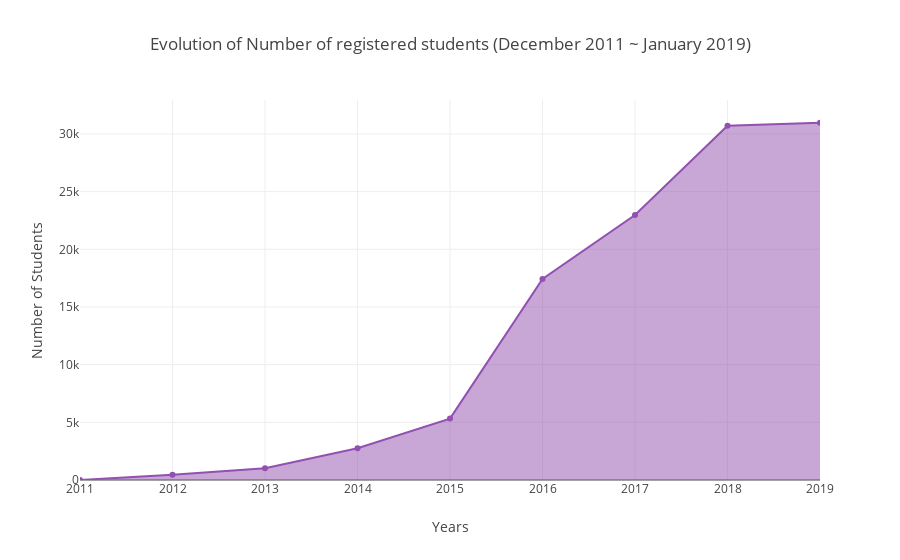

The notebook cell this image was saved under:
### Markdown cell above
![students](https://i.imgur.com/CX2XelQ.jpg)
<span style="float: right;"><a href="https://www.pexels.com/photo/accomplishment-ceremony-education-graduation-267885/">Source</a></span>

### Code cell
students_df = pd.read_csv('../input/students.csv', index_col='students_id', parse_dates=['students_date_joined'])
tag_users_df = pd.read_csv('../input/tag_users.csv')

years = students_df['students_date_joined'].dt.year.unique()
years.sort()
min_date = students_df['students_date_joined'].min()
min_date = min_date.strftime("%B %Y")
max_date = students_df['students_date_joined'].max()
max_date = max_date.strftime("%B %Y")
#print(years)
vals = [len(students_df[students_df['students_date_joined'].dt.year == y]) for y in years] 
for i in range(len(vals)):
    if i > 0:
        vals[i] += vals[i-1]
#print(vals)
fig = {
    'data': [{
        'type': 'scatter',
        'x': years,
        'y': vals,
        'line': {'color': LINE_COLOR},
        'fill': 'tonexty'
    }],
    'layout': {
        'title': f'Evolution of Number of registered students ({min_date} ~ {max_date})',
        'yaxis': {'title': 'Number of Students'},
        'xaxis': {'title': 'Years'}
    }
}
iplot(fig)

### Figure 1 — Plotly figure (JSON) as saved in the notebook; plotly's stock layout.template omitted (floating-point values rounded to 4 significant figures)
{"data": [{"fill": "tonexty", "line": {"color": "#9250B0"}, "type": "scatter", "uid": "607ea795-96dd-47ba-8a5e-5bcdd4d35e82", "x": [2011, 2012, 2013, 2014, 2015, 2016, 2017, 2018, 2019], "y": [2, 455, 1025, 2747, 5323, 17431, 22966, 30714, 30971]}], "layout": {"title": {"text": "Evolution of Number of registered students (December 2011 ~ January 2019)"}, "xaxis": {"title": {"text": "Years"}}, "yaxis": {"title": {"text": "Number of Students"}}}}
